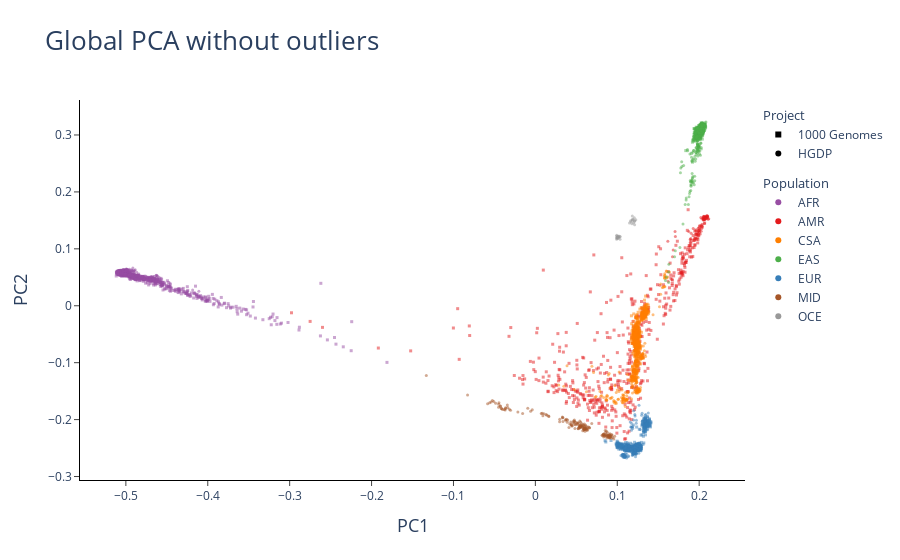

The notebook cell saved with this chart:
### Markdown cell above
### 8.a.2. PCA

### Code cell
# Plot PCA 
global_without_outliers = plot_global_pca(pc_scores_without_outliers_path, "without_outliers") 

# Show PC1 Vs PC2
global_without_outliers.show()

### Figure 1 — Plotly figure (JSON) as saved in the notebook; plotly's stock layout.template omitted (floating-point values rounded to 4 significant figures; data arrays with more than 128 entries replaced by an {"elided": "..."} marker saying what was removed)
{"data": [{"marker": {"color": "#984EA3", "opacity": 0.5, "size": 3, "symbol": "square"}, "mode": "markers", "showlegend": false, "type": "scatter", "x": {"elided": "879 float values"}, "xaxis": "x", "y": {"elided": "879 float values"}, "yaxis": "y"}, {"marker": {"color": "#984EA3", "opacity": 0.5, "size": 3, "symbol": "circle"}, "mode": "markers", "showlegend": false, "type": "scatter", "x": [-0.493, -0.5002, -0.4995, -0.5002, -0.4993, -0.4985, -0.4991, -0.4955, -0.4893, -0.4907, -0.5026, -0.5012, -0.4977, -0.4915, -0.4956, -0.499, -0.4997, -0.4993, -0.5033, -0.4978, -0.4989, -0.4867, -0.5019, -0.4963, -0.4872, -0.4908, -0.4945, -0.4842, -0.4924, -0.4879, -0.4862, -0.49, -0.4887, -0.4909, -0.4771, -0.4846, -0.4779, -0.4958, -0.5062, -0.5028, -0.5037, -0.5061, -0.503, -0.5065, -0.5023, -0.5061, -0.5023, -0.5057, -0.5077, -0.5023, -0.5016, -0.5092, -0.5094, -0.506, -0.5024, -0.5046, -0.503, -0.4921, -0.4886, -0.5041, -0.4975, -0.4616, -0.4998, -0.4962, -0.4619, -0.5007, -0.4928, -0.4935, -0.4975, -0.5002, -0.501, -0.5007, -0.4955, -0.4958, -0.4915, -0.4947, -0.49, -0.4893, -0.4827, -0.4799, -0.4703, -0.4457, -0.4707, -0.4459, -0.4109, -0.4185, -0.4742, -0.4783, -0.4903, -0.4594, -0.477, -0.4923, -0.4631, -0.4941, -0.4942, -0.4826, -0.5006, -0.4993, -0.5036, -0.5029, -0.4693, -0.5004, -0.4916, -0.5011, -0.4656, -0.4954, -0.492, -0.4907, -0.4629, -0.5041], "xaxis": "x", "y": [0.06335, 0.0609, 0.06312, 0.05682, 0.06384, 0.06419, 0.05962, 0.06126, 0.06196, 0.05937, 0.0637, 0.06194, 0.06214, 0.06621, 0.06413, 0.05684, 0.06449, 0.0641, 0.06004, 0.06031, 0.06146, 0.05869, 0.06183, 0.05375, 0.0465, 0.05426, 0.05259, 0.05163, 0.05303, 0.05276, 0.05307, 0.05118, 0.05378, 0.05077, 0.0472, 0.052, 0.04509, 0.05448, 0.05796, 0.05958, 0.06146, 0.05949, 0.05693, 0.05984, 0.0548, 0.05805, 0.05916, 0.05781, 0.05584, 0.05684, 0.05699, 0.05949, 0.05557, 0.0565, 0.05756, 0.056, 0.05999, 0.06105, 0.0631, 0.0568, 0.06317, 0.05224, 0.05814, 0.0547, 0.05292, 0.05747, 0.0546, 0.0616, 0.06203, 0.06084, 0.06057, 0.06056, 0.05842, 0.05313, 0.05271, 0.05482, 0.05149, 0.04788, 0.05224, 0.04933, 0.05011, 0.03723, 0.04722, 0.03968, 0.02528, 0.02756, 0.04983, 0.04714, 0.06169, 0.05007, 0.04766, 0.06199, 0.05335, 0.05224, 0.05523, 0.05026, 0.06058, 0.06279, 0.06156, 0.05573, 0.05091, 0.05589, 0.05221, 0.05665, 0.0514, 0.06161, 0.04966, 0.06057, 0.05375, 0.05848], "yaxis": "y"}, {"marker": {"color": "#E41A1C", "opacity": 0.5, "size": 3, "symbol": "square"}, "mode": "markers", "showlegend": false, "type": "scatter", "x": {"elided": "487 float values"}, "xaxis": "x", "y": {"elided": "487 float values"}, "yaxis": "y"}, {"marker": {"color": "#E41A1C", "opacity": 0.5, "size": 3, "symbol": "circle"}, "mode": "markers", "showlegend": false, "type": "scatter", "x": [0.1618, 0.2051, 0.2053, 0.2068, 0.2085, 0.2057, 0.2078, 0.2065, 0.2075, 0.2109, 0.1898, 0.2002, 0.2014, 0.1872, 0.152, 0.1674, 0.189, 0.1706, 0.201, 0.1927, 0.1683, 0.1794, 0.1987, 0.1621, 0.1902, 0.1992, 0.171, 0.1664, 0.1891, 0.2061, 0.21, 0.208, 0.2117, 0.2104, 0.2067, 0.2104, 0.2074, 0.2067, 0.2093, 0.2032, 0.205, 0.2033, 0.2024, 0.2008, 0.206, 0.1962, 0.2053, 0.2055, 0.1983, 0.203, 0.1988, 0.2072, 0.21, 0.205, 0.2058, 0.2021, 0.2058, 0.2091, 0.2064, 0.2094, 0.2035, 0.2082], "xaxis": "x", "y": [0.1132, 0.1505, 0.1509, 0.1522, 0.1526, 0.1523, 0.1551, 0.1521, 0.1544, 0.1522, 0.1181, 0.1286, 0.1261, 0.1305, 0.03594, 0.08627, 0.1165, 0.1306, 0.1339, 0.1357, 0.09785, 0.08355, 0.1265, 0.04286, 0.1274, 0.132, 0.1216, 0.04593, 0.1111, 0.1537, 0.1546, 0.1567, 0.1528, 0.1565, 0.1551, 0.1578, 0.1563, 0.151, 0.1574, 0.1397, 0.1539, 0.1527, 0.131, 0.1405, 0.1564, 0.1312, 0.1536, 0.1529, 0.1298, 0.1409, 0.1361, 0.1527, 0.1568, 0.1564, 0.1571, 0.1551, 0.156, 0.154, 0.1445, 0.1584, 0.1431, 0.1544], "yaxis": "y"}, {"marker": {"color": "#FF7F00", "opacity": 0.5, "size": 3, "symbol": "square"}, "mode": "markers", "showlegend": false, "type": "scatter", "x": {"elided": "599 float values"}, "xaxis": "x", "y": {"elided": "599 float values"}, "yaxis": "y"}, {"marker": {"color": "#FF7F00", "opacity": 0.5, "size": 3, "symbol": "circle"}, "mode": "markers", "showlegend": false, "type": "scatter", "x": {"elided": "183 float values"}, "xaxis": "x", "y": {"elided": "183 float values"}, "yaxis": "y"}, {"marker": {"color": "#4DAF4A", "opacity": 0.5, "size": 3, "symbol": "square"}, "mode": "markers", "showlegend": false, "type": "scatter", "x": {"elided": "583 float values"}, "xaxis": "x", "y": {"elided": "583 float values"}, "yaxis": "y"}, {"marker": {"color": "#4DAF4A", "opacity": 0.5, "size": 3, "symbol": "circle"}, "mode": "markers", "showlegend": false, "type": "scatter", "x": {"elided": "233 float values"}, "xaxis": "x", "y": {"elided": "233 float values"}, "yaxis": "y"}, {"marker": {"color": "#377EB8", "opacity": 0.5, "size": 3, "symbol": "square"}, "mode": "markers", "showlegend": false, "type": "scatter", "x": {"elided": "618 float values"}, "xaxis": "x", "y": {"elided": "618 float values"}, "yaxis": "y"}, {"marker": {"color": "#377EB8", "opacity": 0.5, "size": 3, "symbol": "circle"}, "mode": "markers", "showlegend": false, "type": "scatter", "x": {"elided": "152 float values"}, "xaxis": "x", "y": {"elided": "152 float values"}, "yaxis": "y"}, {"marker": {"color": "#A65628", "opacity": 0.5, "size": 3, "symbol": "circle"}, "mode": "markers", "showlegend": false, "type": "scatter", "x": {"elided": "158 float values"}, "xaxis": "x", "y": {"elided": "158 float values"}, "yaxis": "y"}, {"marker": {"color": "#999999", "opacity": 0.5, "size": 3, "symbol": "circle"}, "mode": "markers", "showlegend": false, "type": "scatter", "x": [0.1163, 0.119, 0.1003, 0.1034, 0.1034, 0.1016, 0.1184, 0.09983, 0.09922, 0.1033, 0.09935, 0.09982, 0.1011, 0.1015, 0.09943, 0.1009, 0.12, 0.1188, 0.1208, 0.115, 0.1226, 0.1212, 0.118, 0.1211, 0.1167, 0.1212, 0.1182, 0.1019, 0.09967, 0.09926], "xaxis": "x", "y": [0.1492, 0.152, 0.1216, 0.1213, 0.1167, 0.1203, 0.1575, 0.1193, 0.1167, 0.1216, 0.1237, 0.1181, 0.1184, 0.1207, 0.1195, 0.1215, 0.1457, 0.1504, 0.1545, 0.1454, 0.1512, 0.1424, 0.1441, 0.1483, 0.1475, 0.1492, 0.1512, 0.1226, 0.1198, 0.1227], "yaxis": "y"}, {"legendgroup": "shape", "legendgrouptitle": {"text": "Project"}, "marker": {"color": "black", "symbol": "square"}, "mode": "markers", "name": "1000 Genomes", "showlegend": true, "type": "scatter", "x": [null], "y": [null]}, {"legendgroup": "shape", "legendgrouptitle": {"text": "Project"}, "marker": {"color": "black", "symbol": "circle"}, "mode": "markers", "name": "HGDP", "showlegend": true, "type": "scatter", "x": [null], "y": [null]}, {"legendgroup": "color", "legendgrouptitle": {"text": "Population"}, "marker": {"color": "#984EA3", "symbol": "circle"}, "mode": "markers", "name": "AFR", "showlegend": true, "type": "scatter", "x": [null], "y": [null]}, {"legendgroup": "color", "legendgrouptitle": {"text": "Population"}, "marker": {"color": "#E41A1C", "symbol": "circle"}, "mode": "markers", "name": "AMR", "showlegend": true, "type": "scatter", "x": [null], "y": [null]}, {"legendgroup": "color", "legendgrouptitle": {"text": "Population"}, "marker": {"color": "#FF7F00", "symbol": "circle"}, "mode": "markers", "name": "CSA", "showlegend": true, "type": "scatter", "x": [null], "y": [null]}, {"legendgroup": "color", "legendgrouptitle": {"text": "Population"}, "marker": {"color": "#4DAF4A", "symbol": "circle"}, "mode": "markers", "name": "EAS", "showlegend": true, "type": "scatter", "x": [null], "y": [null]}, {"legendgroup": "color", "legendgrouptitle": {"text": "Population"}, "marker": {"color": "#377EB8", "symbol": "circle"}, "mode": "markers", "name": "EUR", "showlegend": true, "type": "scatter", "x": [null], "y": [null]}, {"legendgroup": "color", "legendgrouptitle": {"text": "Population"}, "marker": {"color": "#A65628", "symbol": "circle"}, "mode": "markers", "name": "MID", "showlegend": true, "type": "scatter", "x": [null], "y": [null]}, {"legendgroup": "color", "legendgrouptitle": {"text": "Population"}, "marker": {"color": "#999999", "symbol": "circle"}, "mode": "markers", "name": "OCE", "showlegend": true, "type": "scatter", "x": [null], "y": [null]}], "layout": {"font": {"family": "Arial, \"Open Sans\", verdana, sans-serif"}, "plot_bgcolor": "white", "title": {"font": {"size": 26}, "text": "Global PCA without outliers"}, "xaxis": {"anchor": "y", "domain": [0, 1], "linecolor": "black", "showticklabels": true, "ticks": "outside", "title": {"font": {"size": 18}, "text": "PC1"}}, "xaxis2": {"linecolor": "black", "showticklabels": true}, "yaxis": {"anchor": "x", "domain": [0, 1], "linecolor": "black", "showticklabels": true, "ticks": "outside", "title": {"font": {"size": 18}, "text": "PC2"}}, "yaxis2": {"linecolor": "black", "showticklabels": true}}}
